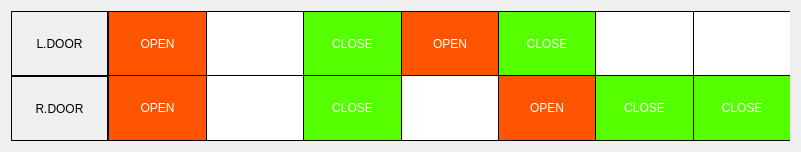
   <widget class="QWidget" name="gridLayoutWidget">
    <property name="geometry">
     <rect>
      <x>0</x>
      <y>110</y>
      <width>801</width>
      <height>152</height>
     </rect>
    </property>
    <layout class="QGridLayout" name="gridLayout">
     <property name="spacing">
      <number>0</number>
     </property>
     <item row="4" column="0">
      <widget class="QLabel" name="label_2">
       <property name="sizePolicy">
        <sizepolicy hsizetype="Preferred" vsizetype="Preferred">
         <horstretch>0</horstretch>
         <verstretch>0</verstretch>
        </sizepolicy>
       </property>
       <property name="minimumSize">
        <size>
         <width>80</width>
         <height>50</height>
        </size>
       </property>
       <property name="styleSheet">
        <string notr="true">font: 900 14pt &quot;Ubuntu&quot;;
color: rgb(0, 0, 0);

border: 1px solid black;
</string>
       </property>
       <property name="text">
        <string>R.DOOR</string>
       </property>
       <property name="alignment">
        <set>Qt::AlignCenter</set>
       </property>
      </widget>
     </item>
     <item row="4" column="5">
      <widget class="QLabel" name="slm5_2">
       <property name="sizePolicy">
        <sizepolicy hsizetype="Preferred" vsizetype="Preferred">
         <horstretch>0</horstretch>
         <verstretch>0</verstretch>
        </sizepolicy>
       </property>
       <property name="minimumSize">
        <size>
         <width>80</width>
         <height>50</height>
        </size>
       </property>
       <property name="styleSheet">
        <string notr="true">
background-color: rgb(255, 85, 0);
color: rgb(255, 255, 255);
font: 900 14pt &quot;Ubuntu&quot;;

border: 1px solid black;
border-top: 0px;
border-right: 0px;</string>
       </property>
       <property name="text">
        <string>OPEN</string>
       </property>
       <property name="alignment">
        <set>Qt::AlignCenter</set>
       </property>
      </widget>
     </item>
     <item row="2" column="5">
      <widget class="QLabel" name="slm5_1">
       <property name="sizePolicy">
        <sizepolicy hsizetype="Preferred" vsizetype="Preferred">
         <horstretch>0</horstretch>
         <verstretch>0</verstretch>
        </sizepolicy>
       </property>
       <property name="minimumSize">
        <size>
         <width>80</width>
         <height>50</height>
        </size>
       </property>
       <property name="styleSheet">
        <string notr="true">background-color: rgb(85, 255, 0);
color: rgb(255, 255, 255);
font: 900 14pt &quot;Ubuntu&quot;;

border: 1px solid black;
border-right:0px;</string>
       </property>
       <property name="text">
        <string>CLOSE</string>
       </property>
       <property name="alignment">
        <set>Qt::AlignCenter</set>
       </property>
      </widget>
     </item>
     <item row="4" column="6">
      <widget class="QLabel" name="slm6_2">
       <property name="sizePolicy">
        <sizepolicy hsizetype="Preferred" vsizetype="Preferred">
         <horstretch>0</horstretch>
         <verstretch>0</verstretch>
        </sizepolicy>
       </property>
       <property name="minimumSize">
        <size>
         <width>80</width>
         <height>50</height>
        </size>
       </property>
       <property name="styleSheet">
        <string notr="true">
background-color: rgb(85, 255, 0);
color: rgb(255, 255, 255);
font: 900 14pt &quot;Ubuntu&quot;;

border: 1px solid black;
border-top: 0px;
border-right: 0px;</string>
       </property>
       <property name="text">
        <string>CLOSE</string>
       </property>
       <property name="alignment">
        <set>Qt::AlignCenter</set>
       </property>
      </widget>
     </item>
     <item row="4" column="3">
      <widget class="QLabel" name="slm3_2">
       <property name="sizePolicy">
        <sizepolicy hsizetype="Preferred" vsizetype="Preferred">
         <horstretch>0</horstretch>
         <verstretch>0</verstretch>
        </sizepolicy>
       </property>
       <property name="minimumSize">
        <size>
         <width>80</width>
         <height>50</height>
        </size>
       </property>
       <property name="styleSheet">
        <string notr="true">background-color: rgb(85, 255, 0);
color: rgb(255, 255, 255);
font: 900 14pt &quot;Ubuntu&quot;;

border: 1px solid black;
border-top: 0px;
border-right: 0px;</string>
       </property>
       <property name="text">
        <string>CLOSE</string>
       </property>
       <property name="alignment">
        <set>Qt::AlignCenter</set>
       </property>
      </widget>
     </item>
     <item row="2" column="3">
      <widget class="QLabel" name="slm3_1">
       <property name="sizePolicy">
        <sizepolicy hsizetype="Preferred" vsizetype="Preferred">
         <horstretch>0</horstretch>
         <verstretch>0</verstretch>
        </sizepolicy>
       </property>
       <property name="minimumSize">
        <size>
         <width>80</width>
         <height>50</height>
        </size>
       </property>
       <property name="styleSheet">
        <string notr="true">background-color: rgb(85, 255, 0);
color: rgb(255, 255, 255);
font: 900 14pt &quot;Ubuntu&quot;;

border: 1px solid black;
border-right:0px;</string>
       </property>
       <property name="text">
        <string>CLOSE</string>
       </property>
       <property name="alignment">
        <set>Qt::AlignCenter</set>
       </property>
      </widget>
     </item>
     <item row="4" column="1">
      <widget class="QLabel" name="slm1_2">
       <property name="sizePolicy">
        <sizepolicy hsizetype="Preferred" vsizetype="Preferred">
         <horstretch>0</horstretch>
         <verstretch>0</verstretch>
        </sizepolicy>
       </property>
       <property name="minimumSize">
        <size>
         <width>80</width>
         <height>50</height>
        </size>
       </property>
       <property name="styleSheet">
        <string notr="true">background-color: rgb(255, 85, 0);
color: rgb(255, 255, 255);
font: 900 14pt &quot;Ubuntu&quot;;

border: 1px solid black;
border-top:0px;
border-right:0px;</string>
       </property>
       <property name="text">
        <string>OPEN</string>
       </property>
       <property name="alignment">
        <set>Qt::AlignCenter</set>
       </property>
      </widget>
     </item>
     <item row="4" column="2">
      <widget class="QLabel" name="slm2_2">
       <property name="sizePolicy">
        <sizepolicy hsizetype="Preferred" vsizetype="Preferred">
         <horstretch>0</horstretch>
         <verstretch>0</verstretch>
        </sizepolicy>
       </property>
       <property name="minimumSize">
        <size>
         <width>80</width>
         <height>50</height>
        </size>
       </property>
       <property name="styleSheet">
        <string notr="true">background-color: rgb(255, 255, 255);
color: rgb(255, 255, 255);
font: 900 14pt &quot;Ubuntu&quot;;

border: 1px solid black;
border-top:0px;
border-right:0px;</string>
       </property>
       <property name="text">
        <string>--</string>
       </property>
       <property name="alignment">
        <set>Qt::AlignCenter</set>
       </property>
      </widget>
     </item>
     <item row="2" column="1">
      <widget class="QLabel" name="slm1_1">
       <property name="sizePolicy">
        <sizepolicy hsizetype="Preferred" vsizetype="Preferred">
         <horstretch>0</horstretch>
         <verstretch>0</verstretch>
        </sizepolicy>
       </property>
       <property name="minimumSize">
        <size>
         <width>80</width>
         <height>50</height>
        </size>
       </property>
       <property name="styleSheet">
        <string notr="true">
background-color: rgb(255, 85, 0);
color: rgb(255, 255, 255);
font: 900 14pt &quot;Ubuntu&quot;;

border: 1px solid black;
border-right:0px;</string>
       </property>
       <property name="text">
        <string>OPEN</string>
       </property>
       <property name="alignment">
        <set>Qt::AlignCenter</set>
       </property>
      </widget>
     </item>
     <item row="2" column="7">
      <widget class="QLabel" name="slm7_1">
       <property name="sizePolicy">
        <sizepolicy hsizetype="Preferred" vsizetype="Preferred">
         <horstretch>0</horstretch>
         <verstretch>0</verstretch>
        </sizepolicy>
       </property>
       <property name="minimumSize">
        <size>
         <width>80</width>
         <height>50</height>
        </size>
       </property>
       <property name="styleSheet">
        <string notr="true">background-color: rgb(255, 255, 255);
color: rgb(255, 255, 255);
font: 900 14pt &quot;Ubuntu&quot;;

border: 1px solid black;
border-right:0px;</string>
       </property>
       <property name="text">
        <string>--</string>
       </property>
       <property name="alignment">
        <set>Qt::AlignCenter</set>
       </property>
      </widget>
     </item>
     <item row="2" column="0">
      <widget class="QLabel" name="label">
       <property name="sizePolicy">
        <sizepolicy hsizetype="Preferred" vsizetype="Preferred">
         <horstretch>0</horstretch>
         <verstretch>0</verstretch>
        </sizepolicy>
       </property>
       <property name="minimumSize">
        <size>
         <width>80</width>
         <height>50</height>
        </size>
       </property>
       <property name="styleSheet">
        <string notr="true">
font: 900 14pt &quot;Ubuntu&quot;;
color: rgb(0, 0, 0);

border: 1px solid black;
</string>
       </property>
       <property name="text">
        <string>L.DOOR</string>
       </property>
       <property name="alignment">
        <set>Qt::AlignCenter</set>
       </property>
      </widget>
     </item>
     <item row="2" column="2">
      <widget class="QLabel" name="slm2_1">
       <property name="sizePolicy">
        <sizepolicy hsizetype="Preferred" vsizetype="Preferred">
         <horstretch>0</horstretch>
         <verstretch>0</verstretch>
        </sizepolicy>
       </property>
       <property name="minimumSize">
        <size>
         <width>80</width>
         <height>50</height>
        </size>
       </property>
       <property name="styleSheet">
        <string notr="true">background-color: rgb(255, 255, 255);
color: rgb(255, 255, 255);
font: 900 14pt &quot;Ubuntu&quot;;

border: 1px solid black;
border-right:0px;</string>
       </property>
       <property name="text">
        <string>--</string>
       </property>
       <property name="alignment">
        <set>Qt::AlignCenter</set>
       </property>
      </widget>
     </item>
     <item row="4" column="4">
      <widget class="QLabel" name="slm4_2">
       <property name="sizePolicy">
        <sizepolicy hsizetype="Preferred" vsizetype="Preferred">
         <horstretch>0</horstretch>
         <verstretch>0</verstretch>
        </sizepolicy>
       </property>
       <property name="minimumSize">
        <size>
         <width>80</width>
         <height>50</height>
        </size>
       </property>
       <property name="styleSheet">
        <string notr="true">background-color: rgb(255, 255, 255);
color: rgb(255, 255, 255);
font: 900 14pt &quot;Ubuntu&quot;;

border: 1px solid black;
border-top: 0px;
border-right: 0px;</string>
       </property>
       <property name="text">
        <string>--</string>
       </property>
       <property name="alignment">
        <set>Qt::AlignCenter</set>
       </property>
      </widget>
     </item>
     <item row="2" column="6">
      <widget class="QLabel" name="slm6_1">
       <property name="sizePolicy">
        <sizepolicy hsizetype="Preferred" vsizetype="Preferred">
         <horstretch>0</horstretch>
         <verstretch>0</verstretch>
        </sizepolicy>
       </property>
       <property name="minimumSize">
        <size>
         <width>80</width>
         <height>50</height>
        </size>
       </property>
       <property name="styleSheet">
        <string notr="true">background-color: rgb(255, 255, 255);
color: rgb(255, 255, 255);
font: 900 14pt &quot;Ubuntu&quot;;

border: 1px solid black;
border-right:0px;</string>
       </property>
       <property name="text">
        <string>--</string>
       </property>
       <property name="alignment">
        <set>Qt::AlignCenter</set>
       </property>
      </widget>
     </item>
     <item row="2" column="4">
      <widget class="QLabel" name="slm4_1">
       <property name="sizePolicy">
        <sizepolicy hsizetype="Preferred" vsizetype="Preferred">
         <horstretch>0</horstretch>
         <verstretch>0</verstretch>
        </sizepolicy>
       </property>
       <property name="minimumSize">
        <size>
         <width>80</width>
         <height>50</height>
        </size>
       </property>
       <property name="styleSheet">
        <string notr="true">background-color: rgb(255, 85, 0);
color: rgb(255, 255, 255);
font: 900 14pt &quot;Ubuntu&quot;;

border: 1px solid black;
border-right:0px;</string>
       </property>
       <property name="text">
        <string>OPEN</string>
       </property>
       <property name="alignment">
        <set>Qt::AlignCenter</set>
       </property>
      </widget>
     </item>
     <item row="4" column="7">
      <widget class="QLabel" name="slm7_2">
       <property name="sizePolicy">
        <sizepolicy hsizetype="Preferred" vsizetype="Preferred">
         <horstretch>0</horstretch>
         <verstretch>0</verstretch>
        </sizepolicy>
       </property>
       <property name="minimumSize">
        <size>
         <width>80</width>
         <height>50</height>
        </size>
       </property>
       <property name="styleSheet">
        <string notr="true">background-color: rgb(85, 255, 0);
color: rgb(255, 255, 255);
font: 900 14pt &quot;Ubuntu&quot;;

border: 1px solid black;
border-top: 0px;
border-right: 0px;
</string>
       </property>
       <property name="text">
        <string>CLOSE</string>
       </property>
       <property name="alignment">
        <set>Qt::AlignCenter</set>
       </property>
      </widget>
     </item>
    </layout>
   </widget>
